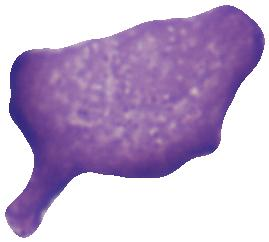
#> input picture Images/Clear/1.jpeg, 269 x 242 px
$ python Check.py
#> lines starting #> are read from the running program, lines starting #| are printed output that depends on the picture
import cv2
import numpy as np
import matplotlib.pyplot as plt
from sklearn.metrics import mean_squared_error


clear = cv2.imread(r'Images/Clear/1.jpeg')
#> clear is the input picture: shape (242, 269, 3); mean B, G, R 205.1, 171.5, 191.8
noise = cv2.imread(r'Images/Noise/1.png')
filtered = cv2.imread(r'Images/Filter/1.png')

def puasson(clear,to_check):
    x = np.float64(np.ravel(to_check).T)
    z = np.float64(np.ravel(clear).T)
    r = np.argwhere(x ==0)
    x = np.delete(x,r)
    z = np.delete(z,r)
    k = x/z

    MLEP = 2*np.sum(x*np.log(k) - x + z)/(len(x)-1)
    return MLEP

res_noise = noise - clear
#> res_noise: shape (242, 269, 3); every value is 0
res_filtered = filtered - clear

h,w,ch = res_noise.shape
#> h = 242; w = 269; ch = 3

MSE_noise = np.sum(res_noise**2)/(h*w*ch)
#> MSE_noise = 0
MSE_filtered = np.sum(res_filtered**2)/(h*w*ch)
#> MSE_filtered = 0

PSNR_noise = 10*np.log10(255**2*h*w/np.sum(res_noise**2))
#> PSNR_noise = inf
PSNR_filtered = 10*np.log10(255**2*h*w/np.sum(res_filtered**2))
#> PSNR_filtered = inf

MLEP_noise = puasson(clear,noise)
#> in puasson, `r = np.argwhere(x ==0)`: r = empty array
#> in puasson, `MLEP = 2*np.sum(x*np.log(k) - x + z)/(len(x)-1)`: MLEP = 0
#> MLEP_noise = 0
MLEP_filtered = puasson(clear,filtered)
#> MLEP_filtered = 0


np_noise = np.asarray( noise, dtype="int32" ).ravel()
np_clear = np.asarray( clear, dtype="int32" ).ravel()
np_filter = np.asarray( filtered, dtype="int32" ).ravel()

MSE_noise2 = mean_squared_error(np_noise,np_clear, multioutput='uniform_average')
#> MSE_noise2 = 0
MSE_filtered2 = mean_squared_error(np_filter,np_clear, multioutput='uniform_average' )
#> MSE_filtered2 = 0

print("MSE_2",MSE_noise2,MSE_filtered2)
#| MSE_2 0.0 0.0

y = []
y1 = []
x = []

for i in range(len(np_noise)):
    x.append(i)
    y.append(np_noise[i]-MSE_noise2)
    y1.append(np_filter[i]-MSE_filtered2)
#> after the loop, x = 195294 items; y = 195294 items; y1 = 195294 items


# print("MSE",MSE_noise, MSE_filtered)
# print("PSNR",PSNR_noise, PSNR_filtered)
# print("MLEP",MLEP_noise, MLEP_filtered)

plt.plot(x,y)
plt.plot(x,y1)
plt.grid()
plt.show()
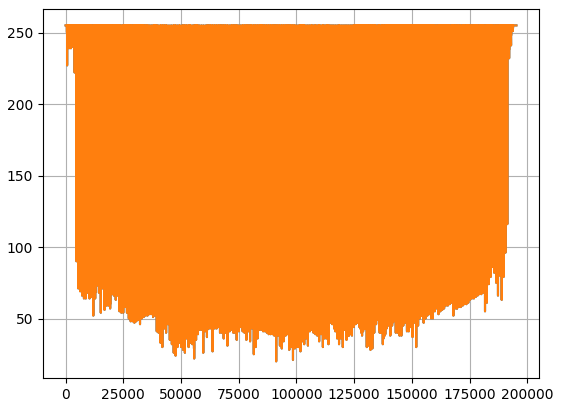
#> figure drawn by matplotlib, 1 panel; curve peaks at x = 0, y = 255; curve peaks at x = 0, y = 255


# [5 lines of commented-out code are left out]

$ run again, with Images/Clear/3.jpeg copied over Images/Clear/1.jpeg
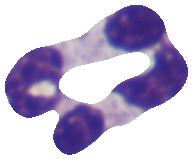
#> input picture Images/Clear/3.jpeg, 192 x 159 px
#> clear is the input picture: shape (159, 192, 3); mean B, G, R 208.9, 181.2, 191.2
#> res_noise: shape (159, 192, 3); every value is 0
#> MSE_noise = 0
#> PSNR_noise = inf
#> r = empty array
#> MLEP = 0
#| MSE_2 0.0 0.0
#> after the loop `for i in range(len(np_noise)):`: x = 91584 items
#> `plt.show()`:
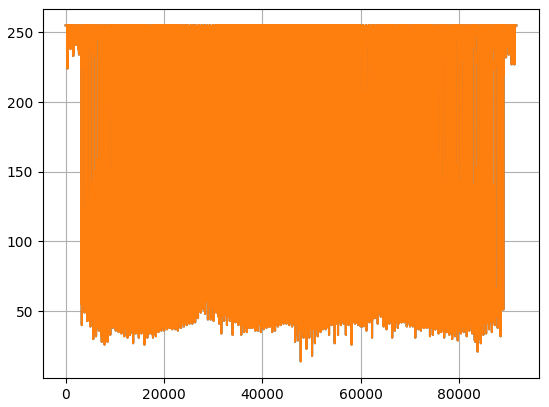
#> figure drawn by matplotlib, 1 panel; curve peaks at x = 0, y = 255; curve peaks at x = 0, y = 255
